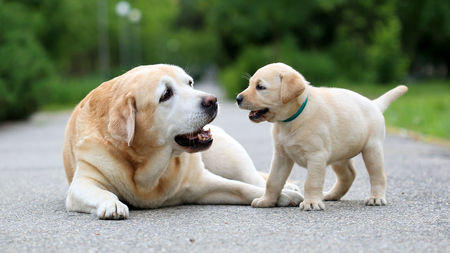
#> input picture Images/dogs.jpg, 450 x 253 px
$ python thresh.py
#> lines starting #> are read from the running program, lines starting #| are printed output that depends on the picture; after the words box and inside, x2 and y2 are one past the last pixel; in counts of white or black regions, pixels touching at a corner belong together
import cv2 as cv
import matplotlib.pyplot as plt
import numpy as np

img = cv.imread('Images/dogs.jpg')
#> img is the input picture: shape (253, 450, 3); mean B, G, R 121.1, 140.9, 134.6
cv.imshow('Dogs', img)

gray = cv.cvtColor(img, cv.COLOR_BGR2GRAY)
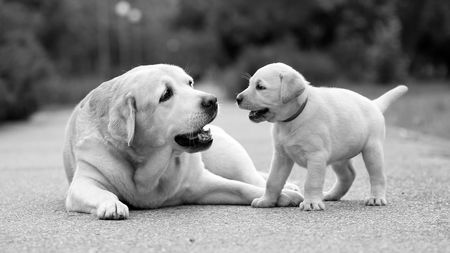
#> gray: shape (253, 450); min 0, max 255, mean 136.8

#Simple thresholding
threshold, thresh = cv.threshold(gray, 150, 255, cv.THRESH_BINARY)
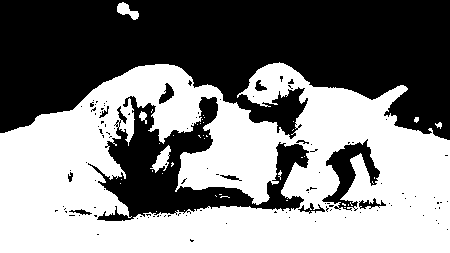
#> thresh: shape (253, 450); 50.9% white; 113 black regions (101 under 20 px), largest, box (x1, y1, x2, y2) and area: (0, 0, 450, 140) 43657, (88, 96, 309, 221) 9765, (322, 139, 380, 211) 1543
cv.imshow('Simple thresholded', thresh)

threshold, thresh_inv = cv.threshold(gray, 150, 255, cv.THRESH_BINARY_INV)
cv.imshow('Simple Threshold Inverse', thresh_inv)

# Adaptive Thresholdong
adaptive_thresh = cv.adaptiveThreshold(gray, 255, cv.ADAPTIVE_THRESH_MEAN_C,
cv.THRESH_BINARY, 11, 3)
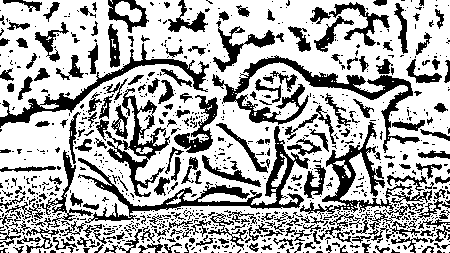
#> adaptive_thresh: shape (253, 450); 68.1% white; 939 black regions (722 under 20 px), largest, box (x1, y1, x2, y2) and area: (212, 55, 420, 153) 3351, (78, 126, 310, 223) 3021, (300, 122, 425, 240) 2299
cv.imshow('Adaptive thresholding', adaptive_thresh)

cv.waitKey(0)

$ run again, with Images/bg.jpg copied over Images/dogs.jpg
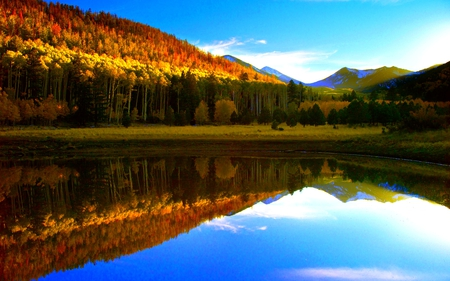
#> input picture Images/bg.jpg, 450 x 281 px
#> img is the input picture: shape (281, 450, 3); mean B, G, R 94, 98.8, 88.1
#> `threshold, thresh = cv.threshold(gray, 150, 255, cv.THRESH_BINARY)`:
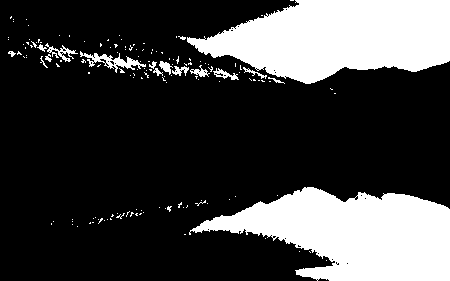
#> thresh: shape (281, 450); 25.3% white; 149 white regions (133 under 20 px), largest, box (x1, y1, x2, y2) and area: (187, 0, 450, 84) 15184, (189, 187, 450, 281) 15040, (80, 51, 146, 73) 455
#> `adaptive_thresh = cv.adaptiveThreshold(gray, 255, cv.ADAPTIVE_THRESH_M..`:
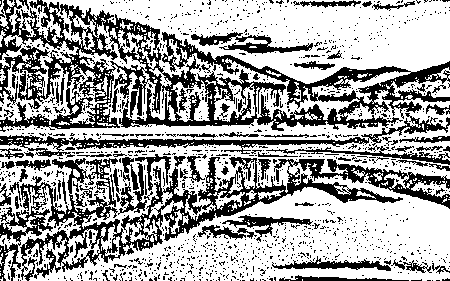
#> adaptive_thresh: shape (281, 450); 63.9% white; 1342 black regions (1253 under 20 px), largest, box (x1, y1, x2, y2) and area: (0, 0, 450, 132) 17611, (0, 157, 450, 281) 11913, (0, 113, 450, 158) 2934
